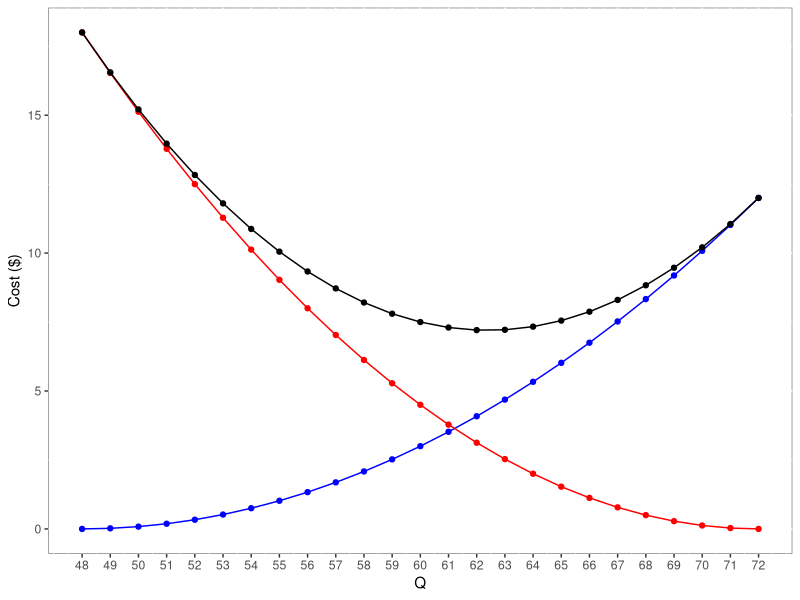

The R source for this figure:
#ejercicio 3 clase 13 oct
#cu<-5-3.5
#co<-3.5-2.5

#lambda-U(48,72)
#a<-48
#b<-72

#encontrar el critical ratio
#ratio<-cu/(cu+co)

#encontrar Qopt
#qOpt<-qunif(p=ratio, min=a, max=b)


# Determine the Q* with uniform distribution -------->>>>>>
cu <- 5-3.5
co <- 3.5-2.5

criticalRatio =cu/(co+cu)

a <- 48
b <- 72

Qopt = a + criticalRatio*(b-a) # Buscamos en su libro de estadística


Q = Qopt
# Expected unsold units (sobrantes) x = demand
expectedUnsoldUnits <- function(x) { (Q - x)*(1/(b-a)) }
unsoldUnits <- integrate(expectedUnsoldUnits, lower = a, upper = Qopt)


# Expected units of short units (faltantes) y = demand
expectedShortUnits <- function(y) { (y - Q)*(1/(b-a)) }
shortUnits <- integrate(expectedShortUnits,lower = Qopt, upper = b)

totalCost <- cu*shortUnits$value + co*unsoldUnits$value
totalCost

print(paste0("Average overage units: ", unsoldUnits$value))
print(paste0("Average underage units: ", shortUnits$value))

print(paste0("Average overage cost: ", co*unsoldUnits$value))
print(paste0("Average underage cost: ", cu*shortUnits$value))












#--------------------------------------
# Compute all costs
#--------------------------------------
datalist = list()
index <- 1
for(Q in a:b){
  
  expectedUnsoldUnits <- function(x) { (Q - x)*(1/(b-a)) }
  unsoldUnits <- integrate(expectedUnsoldUnits,a,Q)
  
  # Expected units of short units
  expectedShortUnits <- function(y) { (y - Q)*(1/(b-a)) }
  shortUnits <- integrate(expectedShortUnits,lower = Q, upper = b)
  
  dat <- data.frame( Q = Q, 
                     totalCostO = co*unsoldUnits$value, 
                     totalCostU = cu*shortUnits$value,
                     TotalCost = cu*shortUnits$value + co*unsoldUnits$value)
  datalist[[index]] <- dat
  index <- index + 1
}
TotalCost = do.call(rbind, datalist)


#--------------------------------------
# Graph
#--------------------------------------
library(ggplot2)

p <- ggplot() + 
  geom_line(data = TotalCost, aes(x = Q, y = totalCostO), color = "blue") +
  geom_point(data = TotalCost, aes(x = Q, y = totalCostO), color = "blue") +
  geom_line(data = TotalCost, aes(x = Q, y = totalCostU), color = "red") +
  geom_point(data = TotalCost, aes(x = Q, y = totalCostU), color = "red") +
  geom_line(data = TotalCost, aes(x = Q, y = TotalCost), color = "black") +
  geom_point(data = TotalCost, aes(x = Q, y = TotalCost), color = "black") +
  scale_x_continuous(breaks=TotalCost$Q) +
  theme(panel.background = element_rect(fill = "white", colour = "grey50")) +
  xlab('Q') +
  ylab('Cost ($)')

print(p)
